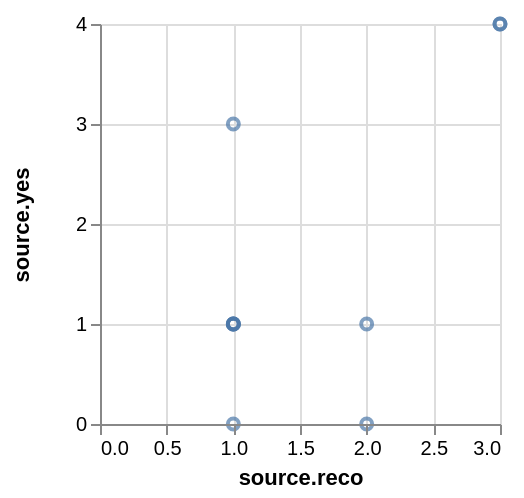

Express this chart as Vega-Lite.
### Vega specification from a JSON file in a GitHub repository (floating-point values rounded to 4 significant figures)
{"$schema": "https://vega.github.io/schema/vega/v4.json", "autosize": "pad", "padding": 5, "width": 200, "height": 200, "style": "cell", "data": [{"name": "source_0", "values": {"hits": {"hits": [{"source": {"reco": 2, "yes": 1}}, {"source": {"reco": 3, "yes": 4}}, {"source": {"reco": 2, "yes": 0}}, {"source": {"reco": 1, "yes": 3}}, {"source": {"reco": 3, "yes": 4}}, {"source": {"reco": 1, "yes": 1}}, {"source": {"reco": 1, "yes": 1}}, {"source": {"reco": 1, "yes": 1}}, {"source": {"reco": 1, "yes": 0}}, {"source": {"reco": 1, "yes": 1}}]}}, "format": {"property": "hits.hits"}}, {"name": "data_0", "source": "source_0", "transform": [{"type": "formula", "expr": "toNumber(datum[\"source\"] && datum[\"source\"][\"reco\"])", "as": "source.reco"}, {"type": "formula", "expr": "toNumber(datum[\"source\"] && datum[\"source\"][\"yes\"])", "as": "source.yes"}, {"type": "filter", "expr": "datum[\"source.reco\"] !== null && !isNaN(datum[\"source.reco\"]) && datum[\"source.yes\"] !== null && !isNaN(datum[\"source.yes\"])"}]}], "marks": [{"name": "marks", "type": "symbol", "style": ["point"], "from": {"data": "data_0"}, "encode": {"update": {"opacity": {"value": 0.7}, "fill": {"value": "transparent"}, "stroke": {"value": "#4c78a8"}, "x": {"scale": "x", "field": "source\\.reco"}, "y": {"scale": "y", "field": "source\\.yes"}}}}], "scales": [{"name": "x", "type": "linear", "domain": {"data": "data_0", "field": "source\\.reco"}, "range": [0, {"signal": "width"}], "nice": true, "zero": true}, {"name": "y", "type": "linear", "domain": {"data": "data_0", "field": "source\\.yes"}, "range": [{"signal": "height"}, 0], "nice": true, "zero": true}], "axes": [{"scale": "x", "orient": "bottom", "title": "source.reco", "labelFlush": true, "labelOverlap": true, "tickCount": {"signal": "ceil(width/40)"}, "zindex": 1}, {"scale": "x", "orient": "bottom", "grid": true, "tickCount": {"signal": "ceil(width/40)"}, "gridScale": "y", "domain": false, "labels": false, "maxExtent": 0, "minExtent": 0, "ticks": false, "zindex": 0}, {"scale": "y", "orient": "left", "title": "source.yes", "labelOverlap": true, "tickCount": {"signal": "ceil(height/40)"}, "zindex": 1}, {"scale": "y", "orient": "left", "grid": true, "tickCount": {"signal": "ceil(height/40)"}, "gridScale": "x", "domain": false, "labels": false, "maxExtent": 0, "minExtent": 0, "ticks": false, "zindex": 0}], "config": {"axisY": {"minExtent": 30}}}
